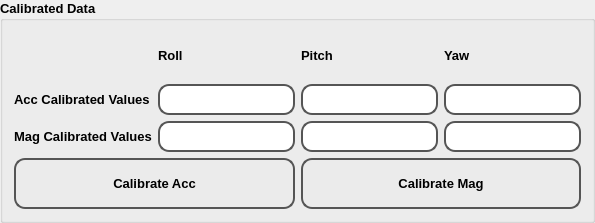
            <widget class="QGroupBox" name="groupBox_6">
             <property name="minimumSize">
              <size>
               <width>381</width>
               <height>223</height>
              </size>
             </property>
             <property name="font">
              <font>
               <pointsize>10</pointsize>
               <weight>75</weight>
               <bold>true</bold>
              </font>
             </property>
             <property name="title">
              <string>Calibrated Data</string>
             </property>
             <layout class="QGridLayout" name="gridLayout_17">
              <item row="0" column="0">
               <layout class="QGridLayout" name="gridLayout_13">
                <item row="0" column="1">
                 <widget class="QLabel" name="label_42">
                  <property name="font">
                   <font>
                    <weight>75</weight>
                    <bold>true</bold>
                   </font>
                  </property>
                  <property name="text">
                   <string>Roll</string>
                  </property>
                 </widget>
                </item>
                <item row="0" column="2">
                 <widget class="QLabel" name="label_24">
                  <property name="font">
                   <font>
                    <weight>75</weight>
                    <bold>true</bold>
                   </font>
                  </property>
                  <property name="text">
                   <string>Pitch</string>
                  </property>
                 </widget>
                </item>
                <item row="0" column="3">
                 <widget class="QLabel" name="label_22">
                  <property name="font">
                   <font>
                    <weight>75</weight>
                    <bold>true</bold>
                   </font>
                  </property>
                  <property name="text">
                   <string>Yaw</string>
                  </property>
                 </widget>
                </item>
                <item row="1" column="0">
                 <widget class="QLabel" name="label_20">
                  <property name="font">
                   <font>
                    <weight>75</weight>
                    <bold>true</bold>
                   </font>
                  </property>
                  <property name="text">
                   <string>Acc Calibrated Values</string>
                  </property>
                 </widget>
                </item>
                <item row="1" column="1">
                 <widget class="QLineEdit" name="accCaliRoll">
                  <property name="styleSheet">
                   <string notr="true">QLineEdit{
background-color: rgb(255, 255, 255);
border: 2px solid #555;
border-radius: 11px;
padding: 5px;

}</string>
                  </property>
                  <property name="readOnly">
                   <bool>true</bool>
                  </property>
                 </widget>
                </item>
                <item row="1" column="2">
                 <widget class="QLineEdit" name="accCaliPitch">
                  <property name="styleSheet">
                   <string notr="true">QLineEdit{
background-color: rgb(255, 255, 255);
border: 2px solid #555;
border-radius: 11px;
padding: 5px;

}</string>
                  </property>
                  <property name="readOnly">
                   <bool>true</bool>
                  </property>
                 </widget>
                </item>
                <item row="1" column="3">
                 <widget class="QLineEdit" name="accCaliYaw">
                  <property name="styleSheet">
                   <string notr="true">QLineEdit{
background-color: rgb(255, 255, 255);
border: 2px solid #555;
border-radius: 11px;
padding: 5px;

}</string>
                  </property>
                  <property name="readOnly">
                   <bool>true</bool>
                  </property>
                 </widget>
                </item>
                <item row="2" column="0">
                 <widget class="QLabel" name="label_21">
                  <property name="font">
                   <font>
                    <weight>75</weight>
                    <bold>true</bold>
                   </font>
                  </property>
                  <property name="text">
                   <string>Mag Calibrated Values</string>
                  </property>
                 </widget>
                </item>
                <item row="2" column="1">
                 <widget class="QLineEdit" name="magCaliRoll">
                  <property name="styleSheet">
                   <string notr="true">QLineEdit{
background-color: rgb(255, 255, 255);
border: 2px solid #555;
border-radius: 11px;
padding: 5px;

}</string>
                  </property>
                  <property name="readOnly">
                   <bool>true</bool>
                  </property>
                 </widget>
                </item>
                <item row="2" column="2">
                 <widget class="QLineEdit" name="magCaliPitch">
                  <property name="styleSheet">
                   <string notr="true">QLineEdit{
background-color: rgb(255, 255, 255);
border: 2px solid #555;
border-radius: 11px;
padding: 5px;

}</string>
                  </property>
                  <property name="readOnly">
                   <bool>true</bool>
                  </property>
                 </widget>
                </item>
                <item row="2" column="3">
                 <widget class="QLineEdit" name="magCaliYaw">
                  <property name="styleSheet">
                   <string notr="true">QLineEdit{
background-color: rgb(255, 255, 255);
border: 2px solid #555;
border-radius: 11px;
padding: 5px;

}</string>
                  </property>
                  <property name="readOnly">
                   <bool>true</bool>
                  </property>
                 </widget>
                </item>
               </layout>
              </item>
              <item row="1" column="0">
               <layout class="QHBoxLayout" name="horizontalLayout_3">
                <item>
                 <widget class="QPushButton" name="pushButtonAccCalibrate">
                  <property name="minimumSize">
                   <size>
                    <width>94</width>
                    <height>51</height>
                   </size>
                  </property>
                  <property name="font">
                   <font>
                    <pointsize>10</pointsize>
                    <weight>75</weight>
                    <bold>true</bold>
                   </font>
                  </property>
                  <property name="styleSheet">
                   <string notr="true">QPushButton {
background-color: rgb(235, 235, 235);
border: 2px solid #555;
border-radius: 11px;
padding: 5px;
background: qradialgradient(cx: 0.3, cy: -0.4,
fx: 0.3, fy: -0.4,
radius: 1.35, stop: 0 #fff, stop: 1 #888);
min-width: 80px;
}</string>
                  </property>
                  <property name="text">
                   <string>Calibrate Acc</string>
                  </property>
                 </widget>
                </item>
                <item>
                 <widget class="QPushButton" name="pushButtonMagCalibrate">
                  <property name="minimumSize">
                   <size>
                    <width>94</width>
                    <height>51</height>
                   </size>
                  </property>
                  <property name="font">
                   <font>
                    <pointsize>10</pointsize>
                    <weight>75</weight>
                    <bold>true</bold>
                   </font>
                  </property>
                  <property name="styleSheet">
                   <string notr="true">QPushButton {
background-color: rgb(235, 235, 235);
border: 2px solid #555;
border-radius: 11px;
padding: 5px;
background: qradialgradient(cx: 0.3, cy: -0.4,
fx: 0.3, fy: -0.4,
radius: 1.35, stop: 0 #fff, stop: 1 #888);
min-width: 80px;
}</string>
                  </property>
                  <property name="text">
                   <string>Calibrate Mag</string>
                  </property>
                 </widget>
                </item>
               </layout>
              </item>
             </layout>
            </widget>
